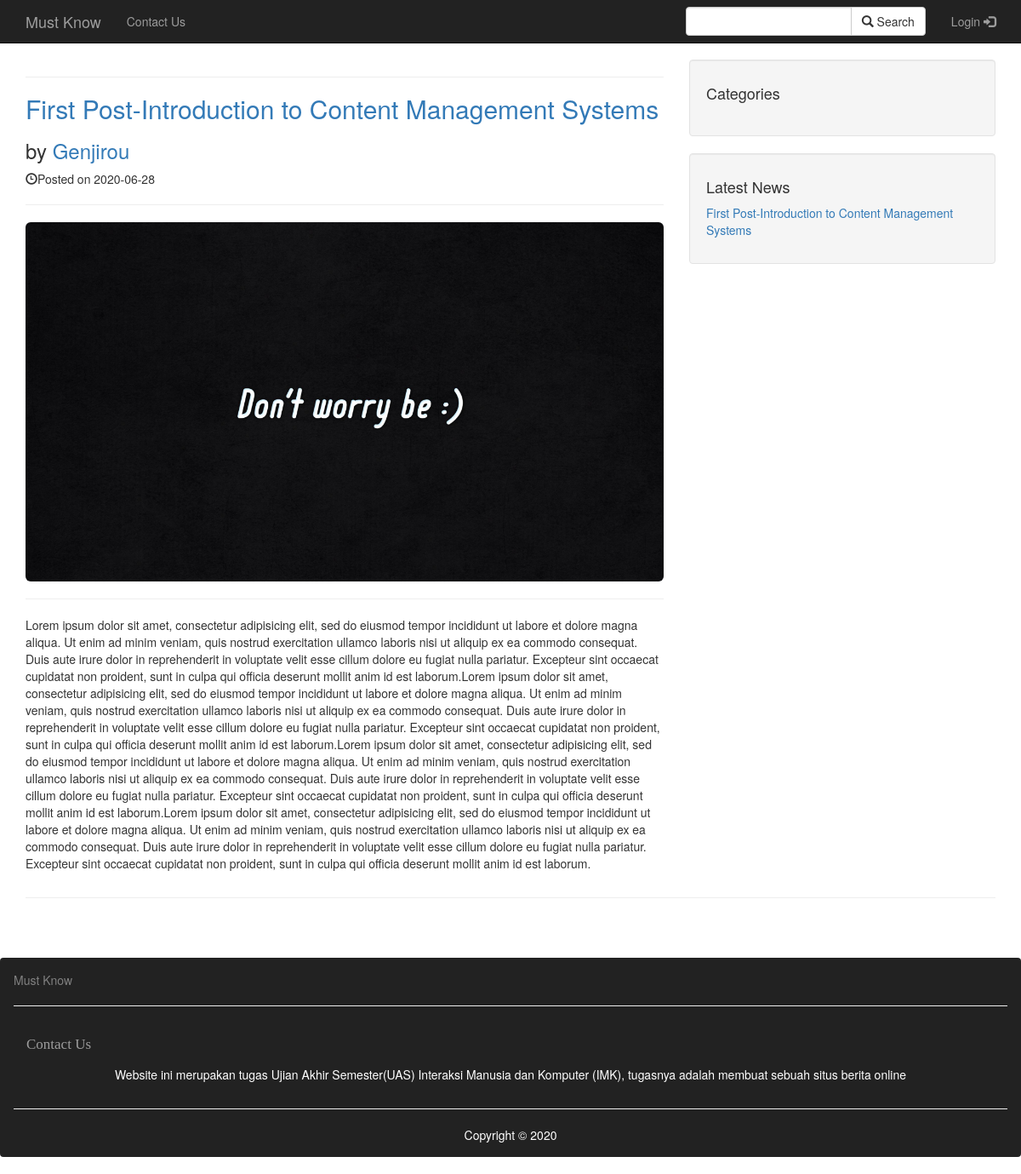
The page /post.php?post=1 on the database its author committed.
### tables this page shows
CREATE TABLE `posts` (
  `post_id` int(3) NOT NULL,
  `post_category_id` int(3) NOT NULL,
  `post_title` varchar(255) NOT NULL,
  `post_author` varchar(255) NOT NULL,
  `post_date` date NOT NULL,
  `post_image` text NOT NULL,
  `post_content` text NOT NULL,
  `post_tags` varchar(300) NOT NULL,
  `post_comment_count` varchar(255) NOT NULL,
  `post_status` varchar(255) NOT NULL DEFAULT 'draft'
);

### post.php (the view, shortened to what this page needs)
<?php include 'includes/header.php';?>
<?php include 'includes/navbar.php';?>
<?php
if (isset($_GET['post'])) {
	$post = $_GET['post'];
}
$query = "SELECT * FROM posts WHERE post_id=$post";
$run_query = mysqli_query($con, $query);
while ($row = mysqli_fetch_assoc($run_query)) {
	$post_title = $row['post_title'];
	$post_id = $row['post_id'];
	$post_author = $row['post_author'];
	$post_date = $row['post_date'];
	$post_image = $row['post_image'];
	$post_content = $row['post_content'];
	?>
    <div class="container">
        <div class="row">
            <div class="col-lg-8">
                <hr>
	       		<p><h2><a href="post.php?post=<?php echo $post_id; ?>"><?php echo $post_title; ?></a></h2></p>
                <p><h3>by <a href="#"><?php echo $post_author; ?></a></h3></p>
                <p><span class="glyphicon glyphicon-time"></span>Posted on <?php echo $post_date; ?></p>
                <hr>
                <img class="img-responsive img-rounded" src="img/<?php echo $post_image; ?>" alt="900 * 300">
                <hr>
                <p><?php echo $post_content; ?></p>
                <?php }?>
    </div>
            <div class="col-md-4">
               <?php include 'includes/sidebar.php';
?>
            </div>
        </div>
        <hr>
    </div>
       <?php include 'includes/footer.php';?>
</body>
</html>

### includes/widget.php
<div class="well">
                    <?php
                    $get_last4_news_q = "SELECT * FROM `posts` ORDER BY `post_id` DESC LIMIT 4 ";
                    $get_last4_news_r = $con -> query($get_last4_news_q);
?>
                    <h4>Latest News</h4>
                    <ul class="list-unstyled">
                     <?php while($row = $get_last4_news_r->fetch_assoc()): ?>
                        <li><a href=""><?=$row['post_title']?></a></li>
                    <?php endwhile;?>
                    </ul>
                </div>

### css/cms-home.css (style rules this page uses)
body { padding-top: 70px; }
.img-responsive { margin: 0 auto; }

### rows shown on the page
posts: post_title "First Post-Introduction to Content Management Systems", post_author "Genjirou", post_date "2020-06-28", post_image (picture), post_content "Lorem ipsum dolor sit amet, consectetur adipisicing elit, sed do eiusmod tempor incididunt ut labore et dolore magna aliqua. Ut enim ad minim veniam, quis nostrud exercitation ullamco laboris nisi ut aliquip ex ea commodo consequat. Duis aute irure dolor in reprehenderit in voluptate velit esse cillum dolore eu fugiat nulla pariatur. Excepteur sint occaecat cupidatat non proident, sunt in culpa qui officia deserunt mollit anim id est laborum.Lorem ipsum dolor sit amet, consectetur adipisicing elit, sed do eiusmod tempor incididunt ut labore et dolore magna aliqua. Ut enim ad minim veniam, quis nostrud exercitation ullamco laboris nisi ut aliquip ex ea commodo consequat. Duis aute irure…"
